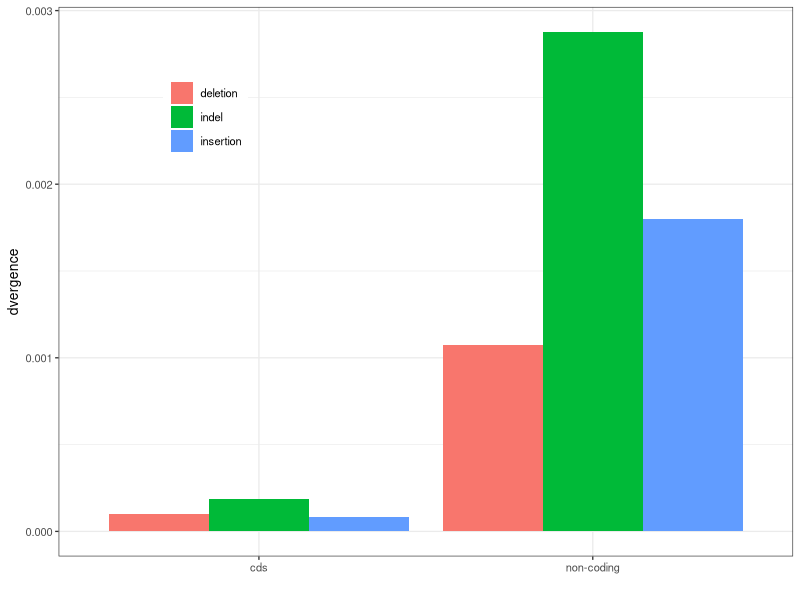

This figure's R source:
library(ggplot2)
library(dplyr)

cds_div = read.delim('divergence_data/dmel_cds_indel_divergence.txt')
non_coding_div = read.delim('divergence_data/dmel_noncoding_indel_divergence.txt')

cds_div$type = 'cds'
non_coding_div$type = 'non-coding'

div = rbind(cds_div, non_coding_div)

all_chr = summarise(group_by(subset(div, chromo != 'X' & chromo != 'XHet' & chromo != 'YHet'), type, indel_type),
    chromo='autosomes', indels=sum(n_variants), callable=sum(callable))

all_chr$divergence = all_chr$indels / all_chr$callable

div_plot = ggplot(all_chr, aes(x=type, y=divergence, fill=indel_type)) +
    geom_bar(stat='identity', position='dodge') +
    theme_bw(base_size = 10) +
    xlab('') + ylab('dvergence') +
    theme(legend.title=element_blank(), legend.position=c(0.2, 0.8))

ggsave('indel_divergence.pdf', plot=div_plot, width=3, height=3)

write.csv(all_chr, file='indel_divergence.csv', row.names=FALSE)